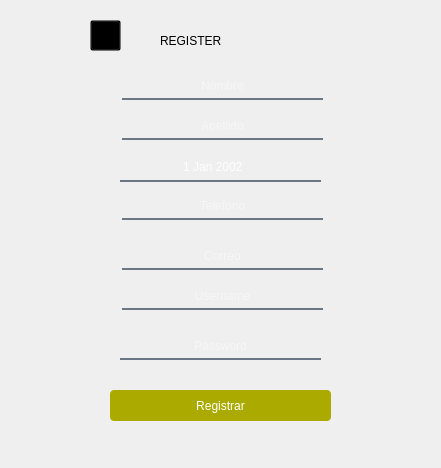
<?xml version="1.0" encoding="UTF-8"?>
<ui version="4.0">
 <class>reg</class>
 <widget class="QMainWindow" name="reg">
  <property name="geometry">
   <rect>
    <x>0</x>
    <y>0</y>
    <width>441</width>
    <height>468</height>
   </rect>
  </property>
  <property name="windowTitle">
   <string>MainWindow</string>
  </property>
  <widget class="QWidget" name="centralwidget">
   <widget class="QLabel" name="fondore">
    <property name="geometry">
     <rect>
      <x>80</x>
      <y>10</y>
      <width>281</width>
      <height>431</height>
     </rect>
    </property>
    <property name="styleSheet">
     <string notr="true">border-radius:25px</string>
    </property>
    <property name="text">
     <string/>
    </property>
    <property name="pixmap">
     <pixmap>fond.jpg</pixmap>
    </property>
    <property name="scaledContents">
     <bool>true</bool>
    </property>
   </widget>
   <widget class="QLineEdit" name="nombreRe">
    <property name="geometry">
     <rect>
      <x>122</x>
      <y>79</y>
      <width>201</width>
      <height>21</height>
     </rect>
    </property>
    <property name="styleSheet">
     <string notr="true">background-color:rgba(0, 0, 0, 0);
border:none;
border-bottom:2px solid rgba(105,118,132,255);
color:rgba(255,255,255,230);
padding-bottom:7px;</string>
    </property>
    <property name="text">
     <string/>
    </property>
    <property name="alignment">
     <set>Qt::AlignCenter</set>
    </property>
    <property name="placeholderText">
     <string>Nombre</string>
    </property>
   </widget>
   <widget class="QLineEdit" name="apeRe">
    <property name="geometry">
     <rect>
      <x>122</x>
      <y>119</y>
      <width>201</width>
      <height>21</height>
     </rect>
    </property>
    <property name="styleSheet">
     <string notr="true">background-color:rgba(0, 0, 0, 0);
border:none;
border-bottom:2px solid rgba(105,118,132,255);
color:rgba(255,255,255,230);
padding-bottom:7px;</string>
    </property>
    <property name="alignment">
     <set>Qt::AlignCenter</set>
    </property>
    <property name="placeholderText">
     <string>Apellido</string>
    </property>
   </widget>
   <widget class="QLineEdit" name="telefonoRe">
    <property name="geometry">
     <rect>
      <x>122</x>
      <y>199</y>
      <width>201</width>
      <height>21</height>
     </rect>
    </property>
    <property name="styleSheet">
     <string notr="true">background-color:rgba(0, 0, 0, 0);
border:none;
border-bottom:2px solid rgba(105,118,132,255);
color:rgba(255,255,255,230);
padding-bottom:7px;</string>
    </property>
    <property name="alignment">
     <set>Qt::AlignCenter</set>
    </property>
    <property name="placeholderText">
     <string>Telefono</string>
    </property>
   </widget>
   <widget class="QLineEdit" name="correoRe">
    <property name="geometry">
     <rect>
      <x>122</x>
      <y>249</y>
      <width>201</width>
      <height>21</height>
     </rect>
    </property>
    <property name="styleSheet">
     <string notr="true">background-color:rgba(0, 0, 0, 0);
border:none;
border-bottom:2px solid rgba(105,118,132,255);
color:rgba(255,255,255,230);
padding-bottom:7px;</string>
    </property>
    <property name="alignment">
     <set>Qt::AlignCenter</set>
    </property>
    <property name="placeholderText">
     <string>Correo</string>
    </property>
   </widget>
   <widget class="QLineEdit" name="userRe">
    <property name="geometry">
     <rect>
      <x>122</x>
      <y>289</y>
      <width>201</width>
      <height>21</height>
     </rect>
    </property>
    <property name="styleSheet">
     <string notr="true">background-color:rgba(0, 0, 0, 0);
border:none;
border-bottom:2px solid rgba(105,118,132,255);
color:rgba(255,255,255,230);
padding-bottom:7px;</string>
    </property>
    <property name="alignment">
     <set>Qt::AlignCenter</set>
    </property>
    <property name="placeholderText">
     <string>Username</string>
    </property>
   </widget>
   <widget class="QLineEdit" name="passRe">
    <property name="geometry">
     <rect>
      <x>120</x>
      <y>339</y>
      <width>201</width>
      <height>21</height>
     </rect>
    </property>
    <property name="styleSheet">
     <string notr="true">background-color:rgba(0, 0, 0, 0);
border:none;
border-bottom:2px solid rgba(105,118,132,255);
color:rgba(255,255,255,230);
padding-bottom:7px;</string>
    </property>
    <property name="text">
     <string/>
    </property>
    <property name="alignment">
     <set>Qt::AlignCenter</set>
    </property>
    <property name="placeholderText">
     <string>Password</string>
    </property>
   </widget>
   <widget class="QLabel" name="titulore">
    <property name="geometry">
     <rect>
      <x>160</x>
      <y>10</y>
      <width>141</width>
      <height>61</height>
     </rect>
    </property>
    <property name="styleSheet">
     <string notr="true">font: 57 28pt &quot;Rhinos rocks&quot;;</string>
    </property>
    <property name="text">
     <string>REGISTER</string>
    </property>
   </widget>
   <widget class="QPushButton" name="regisBRe">
    <property name="geometry">
     <rect>
      <x>110</x>
      <y>390</y>
      <width>221</width>
      <height>31</height>
     </rect>
    </property>
    <property name="styleSheet">
     <string notr="true">QPushButton {
	background-color: rgb(170, 170, 0);
		border-radius: 4px;
		color: #fff;
}

QPushButton:hover {
 background-color: rgb(170, 170, 150);
}</string>
    </property>
    <property name="text">
     <string>Registrar</string>
    </property>
   </widget>
   <widget class="QLabel" name="errorre">
    <property name="geometry">
     <rect>
      <x>110</x>
      <y>370</y>
      <width>221</width>
      <height>20</height>
     </rect>
    </property>
    <property name="styleSheet">
     <string notr="true">color: rgb(255, 255, 255);</string>
    </property>
    <property name="text">
     <string/>
    </property>
   </widget>
   <widget class="QDateEdit" name="fechaRe">
    <property name="geometry">
     <rect>
      <x>120</x>
      <y>160</y>
      <width>201</width>
      <height>22</height>
     </rect>
    </property>
    <property name="cursor">
     <cursorShape>PointingHandCursor</cursorShape>
    </property>
    <property name="mouseTracking">
     <bool>false</bool>
    </property>
    <property name="accessibleName">
     <string/>
    </property>
    <property name="styleSheet">
     <string notr="true">background-color:rgba(0, 0, 0, 0);
border:none;
border-bottom:2px solid rgba(105,118,132,255);
color:rgba(255,255,255,230);
padding-bottom:7px;</string>
    </property>
    <property name="wrapping">
     <bool>false</bool>
    </property>
    <property name="alignment">
     <set>Qt::AlignCenter</set>
    </property>
    <property name="specialValueText">
     <string/>
    </property>
    <property name="maximumDate">
     <date>
      <year>2021</year>
      <month>1</month>
      <day>1</day>
     </date>
    </property>
    <property name="minimumDate">
     <date>
      <year>1970</year>
      <month>1</month>
      <day>1</day>
     </date>
    </property>
    <property name="date">
     <date>
      <year>2002</year>
      <month>1</month>
      <day>1</day>
     </date>
    </property>
   </widget>
   <widget class="QPushButton" name="back">
    <property name="geometry">
     <rect>
      <x>90</x>
      <y>20</y>
      <width>31</width>
      <height>31</height>
     </rect>
    </property>
    <property name="styleSheet">
     <string notr="true">QPushButton{
background-color: Transparent;
}</string>
    </property>
    <property name="text">
     <string/>
    </property>
    <property name="icon">
     <iconset>
      <normaloff>atras2.png</normaloff>atras2.png</iconset>
    </property>
    <property name="iconSize">
     <size>
      <width>25</width>
      <height>25</height>
     </size>
    </property>
   </widget>
  </widget>
 </widget>
 <resources/>
 <connections/>
</ui>
